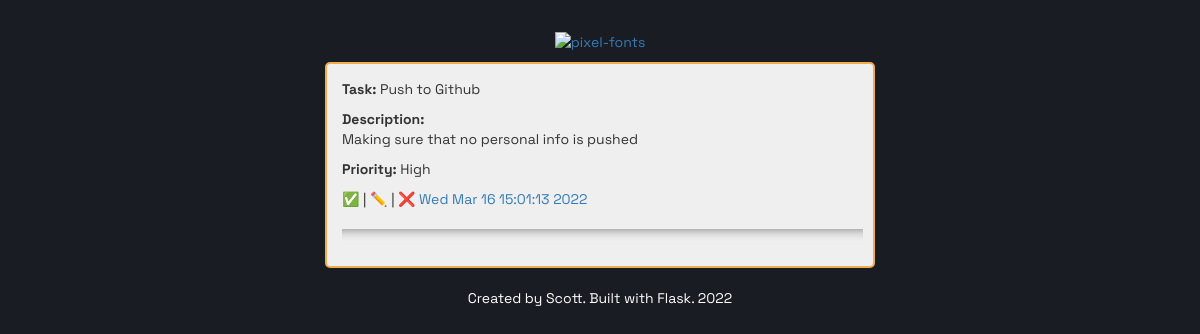
Page /task/21 on the committed database.
### main.py (models this page shows)
class TodoApp(db.Model):
    id = db.Column(db.Integer, primary_key=True)
    title = db.Column(db.String(100))
    description = db.Column(db.String(500))
    priority = db.Column(db.String(25))
    date = db.Column(db.String(100))
    resolved = db.Column(db.Integer)

### main.py (the view)
@app.route("/task/<int:task>")
def show_task(task):
    requested_task = TodoApp.query.get(task)
    return render_template("show.html", task=requested_task)

### templates/show.html
{% extends "layout.html" %}
{% block content %}
<div class="top">
    <a href="{{ url_for('home')}}"><img src="https://fontmeme.com/permalink/220317/2dc3c3e95c7d38ec2e43737cc6438fbc.png" alt="pixel-fonts" border="0"></a>
</div>
<div class="container">
     <div class="row">
        <div class="square">
            <p><strong>Task:</strong> {{ task.title }}</p>
            <p><strong>Description:</strong> <br> {{ task.description }}</p>
            <p><strong>Priority:</strong> {{ task.priority }}</p>
            <a href="{{ url_for('resolve_task', task=task.id) }}">✅</a> | <a href="{{ url_for('edit_task', task=task.id) }}">✏️</a> | <a href="{{url_for('delete_task', task=task.id)}}">❌</a> <a href="#">{{ task.date }}</a>
            <hr>
        </div>
    </div>
</div>
<div class="top">
    <footer>Created by Scott. Built with Flask. 2022</footer>
</div>
{% endblock %}

### static/styles.css (style rules this page uses)
body { margin: 30px; font-family: 'Space Grotesk', sans-serif; background: #1a1c23; }
.container { max-width: 550px; margin: 10px auto 20px auto; padding: 15px 25px 5px 25px; border-radius: 5px; border: 2px solid #f0ad4e; background: #efefef; }
.top { margin-top: 20px; width: 40%; margin: auto; text-align: center; color: white; }
footer { text-align: center; }
a:link { text-decoration: none; }
.row { background: #efefef; padding-left: 5px; }
hr { height: 12px; border: 0; box-shadow: inset 0 12px 12px -12px rgba(0, 0, 0, 0.5); }

### rows in the picture
TodoApp: title "Push to Github", description "Making sure that no personal info is pushed", priority "High", date "Wed Mar 16 15:01:13 2022"
